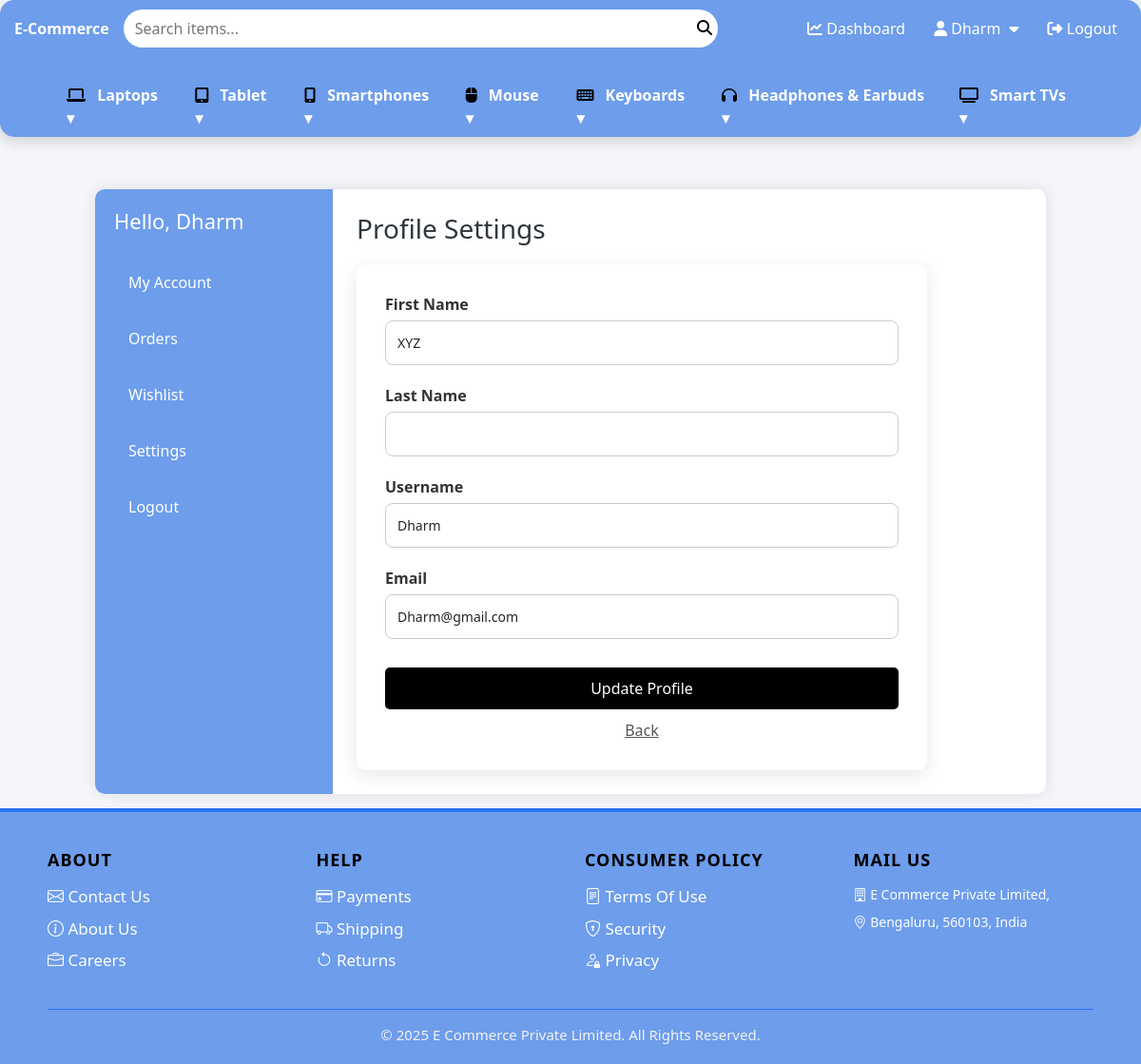
The app's page /user/profile/ (signed in), older data.
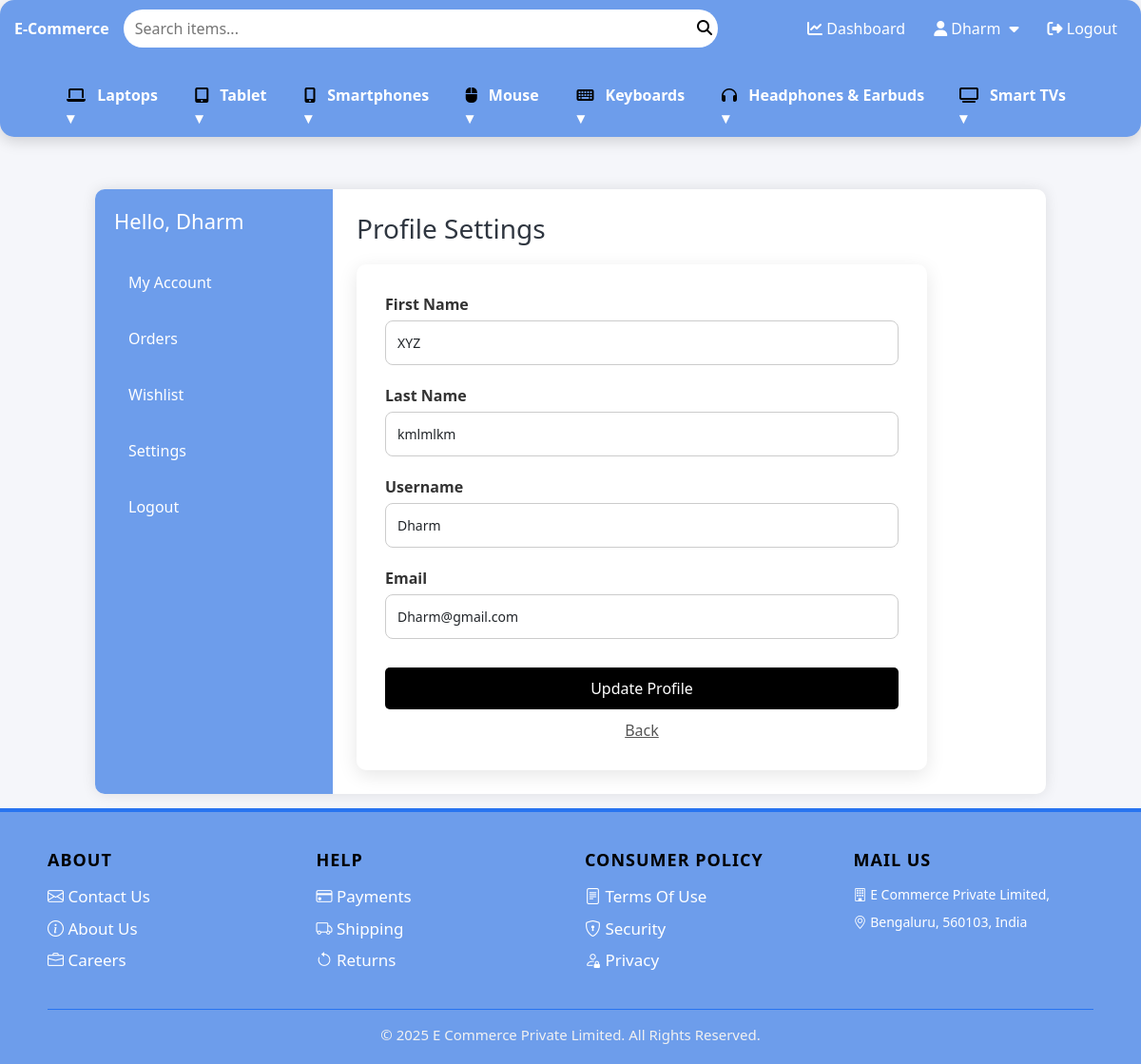
The same page, newer data.
### users/models.py (models this page shows, shortened)
class BaseModel(models.Model):
    created_at = models.DateTimeField(auto_now_add=True,null=True)
    updated_at = models.DateTimeField(auto_now=True)
    class Meta:
        abstract = True

class User(BaseModel, AbstractUser):
    ROLE_CHOICES = (
        ('admin', 'Admin'),
        ('customer', 'Customer'),
    )
    role = models.CharField(
        max_length=20,
        choices=ROLE_CHOICES,
        default='customer'
    )
    contact_number = models.CharField(
        max_length=15,
        blank=True,
        null=True,
        unique=True
    )

### users/views.py (the view, shortened to what this page needs)
# urls.py: path("profile/", UserProfileView.as_view(), name="profile"),
class UserProfileView(LoginRequiredMixin, FormView):
    template_name = "profile.html"
    form_class = UserProfileUpdateForm
    success_url = reverse_lazy("profile")
    def get_form_kwargs(self):
        kwargs = super().get_form_kwargs()
        kwargs["instance"] = self.request.user
        return kwargs

### users/forms.py (shortened to what this page needs)
class UserProfileUpdateForm(forms.ModelForm):
    class Meta:
        model = User
        fields = [
            "username",
            "email",
            "contact_number",
            "first_name",
            "last_name",
        ]
        widgets = {
            "username": forms.TextInput(attrs={"class": "form-control"}),
            "email": forms.EmailInput(attrs={"class": "form-control"}),
            "contact_number": forms.TextInput(attrs={"class": "form-control"}),
            "first_name": forms.TextInput(attrs={"class": "form-control"}),
            "last_name": forms.TextInput(attrs={"class": "form-control"}),
        }

### template/profile.html (shortened to what this page needs)
{% extends "base.html" %} {% block content %}
<div class="profile-wrapper">
  <div class="profile-card">
    <div class="sidebar">
      <h2>Hello, {{ user.username }}</h2>
      <ul>
        <li>My Account</li>
        <li>Orders</li>
        <li>Wishlist</li>
        <li>Settings</li>
        <li><a href="{% url 'logout' %}">Logout</a></li>
      </ul>
    </div>
    <div class="main">
      <h2>Profile Settings</h2>
      <form method="POST" class="profile-form">
        <div class="form-group">
          <label>First Name</label>
          {{ form.first_name }}
        </div>
        <div class="form-group">
          <label>Last Name</label>
          {{ form.last_name }}
        </div>
        <div class="form-group">
          <label>Username</label>
          {{ form.username }}
        </div>
        <div class="form-group">
          <label>Email</label>
          {{ form.email }}
        </div>
        <button type="submit" class="btn-primary">Update Profile</button>
        <a href="/" class="btn-secondary">Back</a>
      </form>
    </div>
  </div>
</div>
{% endblock content %}

### template/header.html (shortened to what this page needs)
<link
rel="stylesheet"
href="https://cdnjs.cloudflare.com/ajax/libs/font-awesome/6.5.1/css/all.min.css"
/>
<nav class="navbar">
  <a href="/" class="logo">
    <span>E-Commerce</span>
  </a>
  {% if user.is_authenticated %}
  <div class="search desktop-only">
    <input type="search" placeholder="Search items..." />
    <button><i class="fa-solid fa-magnifying-glass"></i></button>
  </div>
  {% endif %}
  <div class="right-menu">
    {% if user.is_authenticated %}
    <div class="desktop-only admin-links">
      <a href="{% url 'dashboard_index' %}">
        <i class="fa-solid fa-chart-line"></i> Dashboard
      </a>
    </div>
    <div class="desktop-only user-dropdown">
      <a href="#" class="profile-btn">
        <i class="fa-solid fa-user"></i> {{ user.username }}
        <i class="fa-solid fa-caret-down"></i>
      </a>
    </div>
    <a href="{% url 'logout' %}" class="logout-btn">
      <i class="fa-solid fa-right-from-bracket"></i> Logout
    </a>
    {% endif %}
  </div>
  {% if user.is_authenticated %}
  <section class="desktop-only-categories">
    <div class="simple-dropdown">
      <a href="#" class="main-cat-link">
        <i class="fa-solid fa-laptop"></i> Laptops ▾
      </a>
    </div>
    <div class="simple-dropdown">
      <a href="#" class="main-cat-link">
        <i class="fa-solid fa-tablet-screen-button"></i> Tablet ▾
      </a>
    </div>
    <div class="simple-dropdown">
      <a href="#" class="main-cat-link">
        <i class="fa-solid fa-mobile-screen-button"></i> Smartphones ▾
      </a>
    </div>
    <div class="simple-dropdown">
      <a href="#" class="main-cat-link">
        <i class="fa-solid fa-computer-mouse"></i> Mouse ▾
      </a>
    </div>
    <div class="simple-dropdown">
      <a href="#" class="main-cat-link">
        <i class="fa-solid fa-keyboard"></i> Keyboards ▾
      </a>
    </div>
    <div class="simple-dropdown">
      <a href="#" class="main-cat-link">
        <i class="fa-solid fa-headphones"></i> Headphones & Earbuds ▾
      </a>
    </div>
    <div class="simple-dropdown">
      <a href="#" class="main-cat-link">
        <i class="fa-solid fa-tv"></i> Smart TVs ▾
      </a>
    </div>
  </section>
  {% endif %}
</nav>

Row changes from the older to the newer data that the page shows:
changed User "Dharm": last_name (not shown) → "kmlmlkm"
